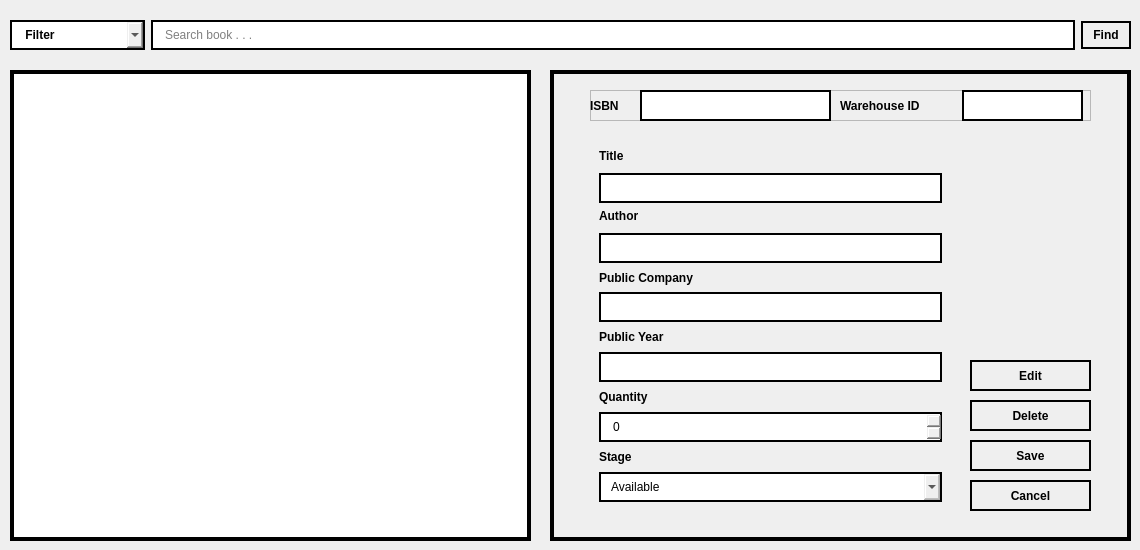
    <widget class="QWidget" name="search_page">
     <widget class="QWidget" name="horizontalLayoutWidget">
      <property name="geometry">
       <rect>
        <x>10</x>
        <y>10</y>
        <width>1121</width>
        <height>51</height>
       </rect>
      </property>
      <layout class="QHBoxLayout" name="horizontalLayout">
       <item>
        <widget class="QComboBox" name="input_filterSearch">
         <property name="font">
          <font>
           <bold>true</bold>
          </font>
         </property>
         <property name="focusPolicy">
          <enum>Qt::WheelFocus</enum>
         </property>
         <property name="contextMenuPolicy">
          <enum>Qt::DefaultContextMenu</enum>
         </property>
         <property name="styleSheet">
          <string notr="true">border: 2px solid black;
color: rgb(0, 0, 0);
padding: 5 10px 5 10px ;
</string>
         </property>
         <property name="currentText">
          <string/>
         </property>
         <property name="placeholderText">
          <string> Filter</string>
         </property>
         <property name="frame">
          <bool>true</bool>
         </property>
         <item>
          <property name="text">
           <string>All</string>
          </property>
         </item>
         <item>
          <property name="text">
           <string>ISBN</string>
          </property>
         </item>
         <item>
          <property name="text">
           <string>Book ID</string>
          </property>
         </item>
         <item>
          <property name="text">
           <string>Warehouse ID</string>
          </property>
         </item>
         <item>
          <property name="text">
           <string>Title</string>
          </property>
         </item>
         <item>
          <property name="text">
           <string>Author</string>
          </property>
         </item>
         <item>
          <property name="text">
           <string>Stage</string>
          </property>
         </item>
         <item>
          <property name="text">
           <string>Quantity</string>
          </property>
         </item>
         <item>
          <property name="text">
           <string>Public Year</string>
          </property>
         </item>
         <item>
          <property name="text">
           <string>Public Company</string>
          </property>
         </item>
        </widget>
       </item>
       <item>
        <widget class="QLineEdit" name="input_findSearch">
         <property name="styleSheet">
          <string notr="true">border: 2px solid black;
color: rgb(0, 0, 0);
padding: 5px 10px 5px 10px ;
</string>
         </property>
         <property name="text">
          <string/>
         </property>
         <property name="placeholderText">
          <string>Search book . . .</string>
         </property>
        </widget>
       </item>
       <item>
        <widget class="QPushButton" name="find_btn">
         <property name="font">
          <font>
           <bold>true</bold>
          </font>
         </property>
         <property name="styleSheet">
          <string notr="true">QPushButton{
	border: 2px solid black;
	color: rgb(0, 0, 0);
	padding: 5 10px 5 10px ;
}
QPushButton:hover{
	border: 2px solid #560bad;
	color: #560bad;
	padding: 0 10px 0 10px ;
}
QPushButton::after{
	border: 2px solid grey;
color: grey;
padding: 0 10px 0 10px ;

}


</string>
         </property>
         <property name="text">
          <string>Find</string>
         </property>
        </widget>
       </item>
      </layout>
     </widget>
     <widget class="QTableWidget" name="search_table">
      <property name="geometry">
       <rect>
        <x>10</x>
        <y>70</y>
        <width>521</width>
        <height>471</height>
       </rect>
      </property>
      <property name="sizePolicy">
       <sizepolicy hsizetype="Expanding" vsizetype="Expanding">
        <horstretch>0</horstretch>
        <verstretch>0</verstretch>
       </sizepolicy>
      </property>
      <property name="frameShape">
       <enum>QFrame::Box</enum>
      </property>
      <property name="frameShadow">
       <enum>QFrame::Plain</enum>
      </property>
      <property name="lineWidth">
       <number>4</number>
      </property>
      <property name="midLineWidth">
       <number>2</number>
      </property>
      <property name="editTriggers">
       <set>QAbstractItemView::NoEditTriggers</set>
      </property>
      <property name="dragEnabled">
       <bool>false</bool>
      </property>
      <attribute name="horizontalHeaderVisible">
       <bool>true</bool>
      </attribute>
      <attribute name="horizontalHeaderCascadingSectionResizes">
       <bool>false</bool>
      </attribute>
      <attribute name="horizontalHeaderHighlightSections">
       <bool>true</bool>
      </attribute>
      <attribute name="verticalHeaderVisible">
       <bool>false</bool>
      </attribute>
     </widget>
     <widget class="QFrame" name="frame">
      <property name="enabled">
       <bool>true</bool>
      </property>
      <property name="geometry">
       <rect>
        <x>550</x>
        <y>70</y>
        <width>581</width>
        <height>471</height>
       </rect>
      </property>
      <property name="frameShape">
       <enum>QFrame::Box</enum>
      </property>
      <property name="frameShadow">
       <enum>QFrame::Plain</enum>
      </property>
      <property name="lineWidth">
       <number>4</number>
      </property>
      <widget class="QFrame" name="verticalFrame_12">
       <property name="geometry">
        <rect>
         <x>40</x>
         <y>70</y>
         <width>361</width>
         <height>371</height>
        </rect>
       </property>
       <layout class="QVBoxLayout" name="verticalLayout_9">
        <item alignment="Qt::AlignTop">
         <widget class="QLabel" name="title_4">
          <property name="font">
           <font>
            <bold>true</bold>
           </font>
          </property>
          <property name="text">
           <string>Title</string>
          </property>
         </widget>
        </item>
        <item>
         <widget class="QLineEdit" name="input_titleEdit">
          <property name="enabled">
           <bool>true</bool>
          </property>
          <property name="styleSheet">
           <string notr="true">border: 2px solid black;
color: rgb(0, 0, 0);
padding: 5px 10px 5px 10px ;
</string>
          </property>
          <property name="readOnly">
           <bool>true</bool>
          </property>
         </widget>
        </item>
        <item alignment="Qt::AlignTop">
         <widget class="QLabel" name="author_4">
          <property name="font">
           <font>
            <bold>true</bold>
           </font>
          </property>
          <property name="text">
           <string>Author</string>
          </property>
         </widget>
        </item>
        <item>
         <widget class="QLineEdit" name="input_authorEdit">
          <property name="enabled">
           <bool>true</bool>
          </property>
          <property name="styleSheet">
           <string notr="true">border: 2px solid black;
color: rgb(0, 0, 0);
padding: 5px 10px 5px 10px ;
</string>
          </property>
          <property name="readOnly">
           <bool>true</bool>
          </property>
         </widget>
        </item>
        <item>
         <widget class="QLabel" name="publish_comp_4">
          <property name="font">
           <font>
            <bold>true</bold>
           </font>
          </property>
          <property name="text">
           <string>Public Company</string>
          </property>
         </widget>
        </item>
        <item>
         <widget class="QLineEdit" name="input_compEdit">
          <property name="enabled">
           <bool>true</bool>
          </property>
          <property name="styleSheet">
           <string notr="true">border: 2px solid black;
color: rgb(0, 0, 0);
padding: 5px 10px 5px 10px ;
</string>
          </property>
          <property name="readOnly">
           <bool>true</bool>
          </property>
         </widget>
        </item>
        <item>
         <widget class="QLabel" name="publish_year_4">
          <property name="font">
           <font>
            <bold>true</bold>
           </font>
          </property>
          <property name="text">
           <string>Public Year</string>
          </property>
         </widget>
        </item>
        <item>
         <widget class="QLineEdit" name="input_yearEdit">
          <property name="enabled">
           <bool>true</bool>
          </property>
          <property name="styleSheet">
           <string notr="true">border: 2px solid black;
color: rgb(0, 0, 0);
padding: 5px 10px 5px 10px ;
</string>
          </property>
          <property name="readOnly">
           <bool>true</bool>
          </property>
         </widget>
        </item>
        <item>
         <widget class="QLabel" name="quantity_5">
          <property name="font">
           <font>
            <bold>true</bold>
           </font>
          </property>
          <property name="text">
           <string>Quantity</string>
          </property>
         </widget>
        </item>
        <item>
         <widget class="QSpinBox" name="input_quantityEdit">
          <property name="enabled">
           <bool>true</bool>
          </property>
          <property name="styleSheet">
           <string notr="true">border: 2px solid black;
color: rgb(0, 0, 0);
padding: 5px 10px 5px 10px ;
</string>
          </property>
          <property name="readOnly">
           <bool>true</bool>
          </property>
         </widget>
        </item>
        <item>
         <widget class="QLabel" name="status_5">
          <property name="font">
           <font>
            <bold>true</bold>
           </font>
          </property>
          <property name="text">
           <string>Stage</string>
          </property>
         </widget>
        </item>
        <item>
         <widget class="QComboBox" name="input_stageEdit">
          <property name="enabled">
           <bool>false</bool>
          </property>
          <property name="styleSheet">
           <string notr="true">border: 2px solid black;
color: rgb(0, 0, 0);
padding: 5px 10px 5px 10px ;
</string>
          </property>
          <property name="editable">
           <bool>false</bool>
          </property>
          <property name="duplicatesEnabled">
           <bool>false</bool>
          </property>
          <item>
           <property name="text">
            <string>Available</string>
           </property>
          </item>
          <item>
           <property name="text">
            <string>Unavailable</string>
           </property>
          </item>
         </widget>
        </item>
       </layout>
      </widget>
      <widget class="QPushButton" name="edit_btn">
       <property name="geometry">
        <rect>
         <x>420</x>
         <y>290</y>
         <width>121</width>
         <height>31</height>
        </rect>
       </property>
       <property name="font">
        <font>
         <bold>true</bold>
        </font>
       </property>
       <property name="styleSheet">
        <string notr="true">QPushButton{
	border: 2px solid black;
	color: rgb(0, 0, 0);
	padding: 5 10px 5 10px ;
}
QPushButton:hover{
	border: 2px solid #560bad;
	color: #560bad;
	padding: 0 10px 0 10px ;
}
QPushButton::after{
	border: 2px solid grey;
color: grey;
padding: 0 10px 0 10px ;

}


</string>
       </property>
       <property name="text">
        <string>Edit</string>
       </property>
      </widget>
      <widget class="QFrame" name="frame_2">
       <property name="geometry">
        <rect>
         <x>40</x>
         <y>20</y>
         <width>501</width>
         <height>31</height>
        </rect>
       </property>
       <property name="frameShape">
        <enum>QFrame::StyledPanel</enum>
       </property>
       <property name="frameShadow">
        <enum>QFrame::Raised</enum>
       </property>
       <widget class="QLabel" name="isbn_4">
        <property name="geometry">
         <rect>
          <x>0</x>
          <y>0</y>
          <width>51</width>
          <height>31</height>
         </rect>
        </property>
        <property name="font">
         <font>
          <bold>true</bold>
         </font>
        </property>
        <property name="text">
         <string>ISBN</string>
        </property>
       </widget>
       <widget class="QLineEdit" name="input_isbnEdit">
        <property name="enabled">
         <bool>true</bool>
        </property>
        <property name="geometry">
         <rect>
          <x>50</x>
          <y>0</y>
          <width>191</width>
          <height>31</height>
         </rect>
        </property>
        <property name="styleSheet">
         <string notr="true">border: 2px solid black;
color: rgb(0, 0, 0);
padding: 5px 10px 5px 10px ;
</string>
        </property>
        <property name="readOnly">
         <bool>true</bool>
        </property>
       </widget>
       <widget class="QLabel" name="warehouse_id_5">
        <property name="geometry">
         <rect>
          <x>250</x>
          <y>0</y>
          <width>111</width>
          <height>31</height>
         </rect>
        </property>
        <property name="font">
         <font>
          <bold>true</bold>
         </font>
        </property>
        <property name="text">
         <string>Warehouse ID</string>
        </property>
       </widget>
       <widget class="QLineEdit" name="input_warehouse_idEdit">
        <property name="enabled">
         <bool>true</bool>
        </property>
        <property name="geometry">
         <rect>
          <x>372</x>
          <y>0</y>
          <width>121</width>
          <height>31</height>
         </rect>
        </property>
        <property name="styleSheet">
         <string notr="true">border: 2px solid black;
color: rgb(0, 0, 0);
padding: 5px 10px 5px 10px ;
</string>
        </property>
        <property name="readOnly">
         <bool>true</bool>
        </property>
       </widget>
      </widget>
      <widget class="QPushButton" name="delete_btn">
       <property name="geometry">
        <rect>
         <x>420</x>
         <y>330</y>
         <width>121</width>
         <height>31</height>
        </rect>
       </property>
       <property name="font">
        <font>
         <bold>true</bold>
        </font>
       </property>
       <property name="styleSheet">
        <string notr="true">QPushButton{
	border: 2px solid black;
	color: rgb(0, 0, 0);
	padding: 5 10px 5 10px ;
}
QPushButton:hover{
	border: 2px solid #560bad;
	color: #560bad;
	padding: 0 10px 0 10px ;
}
QPushButton::after{
	border: 2px solid grey;
color: grey;
padding: 0 10px 0 10px ;

}


</string>
       </property>
       <property name="text">
        <string>Delete</string>
       </property>
       <property name="autoDefault">
        <bool>false</bool>
       </property>
      </widget>
      <widget class="QPushButton" name="save_btn">
       <property name="geometry">
        <rect>
         <x>420</x>
         <y>370</y>
         <width>121</width>
         <height>31</height>
        </rect>
       </property>
       <property name="font">
        <font>
         <bold>true</bold>
        </font>
       </property>
       <property name="styleSheet">
        <string notr="true">QPushButton{
	border: 2px solid black;
	color: rgb(0, 0, 0);
	padding: 5 10px 5 10px ;
}
QPushButton:hover{
	border: 2px solid #560bad;
	color: #560bad;
	padding: 0 10px 0 10px ;
}
QPushButton::after{
	border: 2px solid grey;
color: grey;
padding: 0 10px 0 10px ;

}


</string>
       </property>
       <property name="text">
        <string>Save</string>
       </property>
       <property name="autoDefault">
        <bool>false</bool>
       </property>
      </widget>
      <widget class="QPushButton" name="cancel_btn">
       <property name="geometry">
        <rect>
         <x>420</x>
         <y>410</y>
         <width>121</width>
         <height>31</height>
        </rect>
       </property>
       <property name="font">
        <font>
         <bold>true</bold>
        </font>
       </property>
       <property name="styleSheet">
        <string notr="true">QPushButton{
	border: 2px solid black;
	color: rgb(0, 0, 0);
	padding: 5 10px 5 10px ;
}
QPushButton:hover{
	border: 2px solid #560bad;
	color: #560bad;
	padding: 0 10px 0 10px ;
}
QPushButton::after{
	border: 2px solid grey;
color: grey;
padding: 0 10px 0 10px ;

}


</string>
       </property>
       <property name="text">
        <string>Cancel</string>
       </property>
       <property name="autoDefault">
        <bool>false</bool>
       </property>
      </widget>
     </widget>
    </widget>
